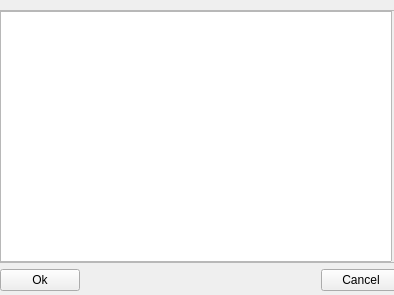
<?xml version="1.0" encoding="UTF-8"?>
<ui version="4.0">
 <class>SettingsForm</class>
 <widget class="QWidget" name="SettingsForm">
  <property name="geometry">
   <rect>
    <x>0</x>
    <y>0</y>
    <width>394</width>
    <height>295</height>
   </rect>
  </property>
  <property name="windowTitle">
   <string>Form</string>
  </property>
  <widget class="QWidget" name="">
   <property name="geometry">
    <rect>
     <x>0</x>
     <y>10</y>
     <width>401</width>
     <height>281</height>
    </rect>
   </property>
   <layout class="QGridLayout" name="gridLayout">
    <item row="1" column="1">
     <spacer name="horizontalSpacer">
      <property name="orientation">
       <enum>Qt::Horizontal</enum>
      </property>
      <property name="sizeHint" stdset="0">
       <size>
        <width>40</width>
        <height>20</height>
       </size>
      </property>
     </spacer>
    </item>
    <item row="1" column="0">
     <widget class="QPushButton" name="okButton">
      <property name="text">
       <string>Ok</string>
      </property>
     </widget>
    </item>
    <item row="1" column="2">
     <widget class="QPushButton" name="cancelButton">
      <property name="text">
       <string>Cancel</string>
      </property>
     </widget>
    </item>
    <item row="0" column="0" colspan="3">
     <widget class="QScrollArea" name="scrollArea">
      <property name="widgetResizable">
       <bool>true</bool>
      </property>
      <widget class="QWidget" name="scrollAreaWidgetContents">
       <property name="geometry">
        <rect>
         <x>0</x>
         <y>0</y>
         <width>397</width>
         <height>249</height>
        </rect>
       </property>
       <widget class="QWidget" name="">
        <property name="geometry">
         <rect>
          <x>-10</x>
          <y>0</y>
          <width>401</width>
          <height>251</height>
         </rect>
        </property>
        <layout class="QHBoxLayout" name="horizontalLayout">
         <item>
          <widget class="QListWidget" name="listWidget">
           <property name="sizePolicy">
            <sizepolicy hsizetype="Expanding" vsizetype="Expanding">
             <horstretch>1</horstretch>
             <verstretch>1</verstretch>
            </sizepolicy>
           </property>
           <property name="resizeMode">
            <enum>QListView::Fixed</enum>
           </property>
          </widget>
         </item>
        </layout>
       </widget>
       <zorder>gridLayoutWidget</zorder>
       <zorder>listWidget</zorder>
       <zorder>horizontalSpacer_2</zorder>
       <zorder>horizontalSpacer_3</zorder>
      </widget>
     </widget>
    </item>
   </layout>
  </widget>
 </widget>
 <resources/>
 <connections/>
</ui>
